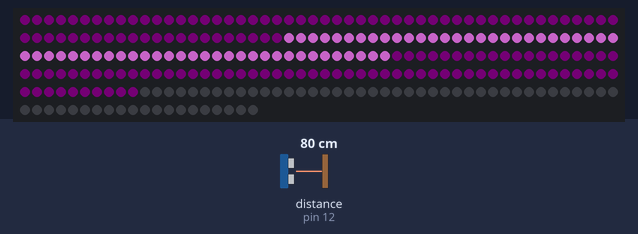
A sketch run on a simulated Arduino Uno, built with avr-gcc and run on an emulated ATmega328P. Parts: 270 RGB LEDs in strip order, left to right, continuing on the next row. Wiring (inferred from the names in the program): ultrasonic range finder: trigger pin 13; echo pin 12. Inputs (shaded band) come from the test bench; at power-on: distance to the obstacle (sensor on pin 12) 80 cm. The echo pulse lasts 58.3 µs per cm; dim RGB values are drawn brighter than linear.

Above: at 4.4 s.
4.5 s: distance to the obstacle (sensor on pin 12) set to 197 cm
At 5.56 s:
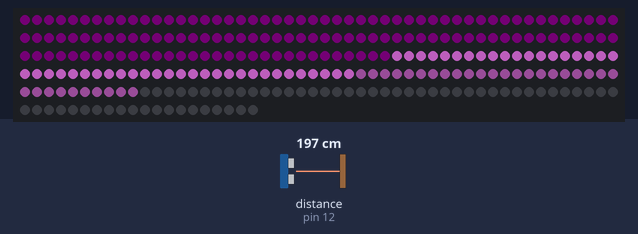
8.4 s: distance to the obstacle (sensor on pin 12) set to 206 cm
At 12.2 s:
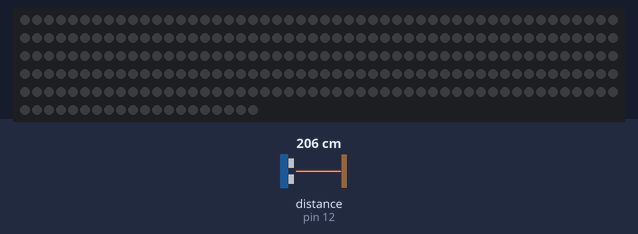
Timing chart, 0 to 13.7 s (numbered marks = the images above; inputs shaded):
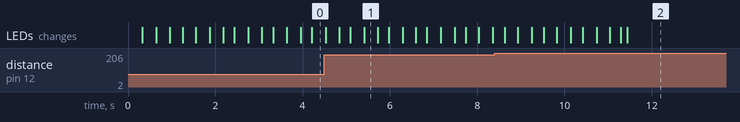

Measured:
- the behaviour switches between 200 and 201 cm on distance to the obstacle (sensor on pin 12) (found by bisection; images 1 and 2)

The sketch:

bean_V1.ino
```cpp
// # Editor    :Jiang from DFRobot, Jordan Lyn
// # Data      :18.09.2012

// # Product name:ultrasonic scanner
// # Product SKU:SEN0001
// # Version :  0.2

// # Description:
// # The Sketch for scanning 180 degree area 4-500cm detecting range

// # Connection:
// #       Pin 1 VCC (URM V3.2) -> VCC (Arduino)
// #       Pin 2 GND (URM V3.2) -> GND (Arduino)
// #       Pin 4 PWM (URM V3.2) -> Pin 3 (Arduino)
// #       Pin 6 COMP/TRIG (URM V3.2) -> Pin 5 (Arduino)
// #
//int URPWM = 3; // PWM Output 0－25000US，Every 50US represent 1cm
//int URTRIG=5; // PWM trigger pin


#define trigPin 13
#define echoPin 12
#define led 11
#define led2 10

//int distance=0;
boolean checker= 1;
boolean checker2 =1;

long duration, distance;

//unsigned int Distance=0;
//unsigned int Distance2=0;
//uint8_t EnPwmCmd[4]={0x44,0x02,0xbb,0x01};    // distance measure command


#include <Adafruit_NeoPixel.h>
#ifdef __AVR__
#include <avr/power.h>
#endif

#define PIN 6

Adafruit_NeoPixel strip = Adafruit_NeoPixel(270, PIN, NEO_GRB + NEO_KHZ800);
int stripDim[] = {0, 72, 131, 178, 210};

//int step1FirstPixel=0; //a1
//int step1EndPixel=5;//a2
//int step2FirstPixel=5;//b1
//int step2EndPixel=17;//b2
//int step3FirstPixel=17;//c1
//int step3EndPixel=32;//c2


void setup()
{                                 // Serial initialization
  Serial.begin(9600);                         // Sets the baud rate to 9600
  //PWM_Mode_Setup();

  pinMode(trigPin, OUTPUT);
  pinMode(echoPin, INPUT);

  strip.begin();
  strip.show(); // Initialize all pixels to 'off'
  //brighten(e1,e2);
  delay(50);
}

void loop()
{
//PWM_Mode();
//delay(20);
calcDis();
int brightenCount=0;
  while(checker){
    int stripArraySize = sizeof(stripDim) / sizeof(int);
    if (brightenCount==0){
      brighten(stripDim[stripArraySize - 2], stripDim[stripArraySize - 1]);
    }
    /*bothdim(a1,a2,b1, b2);
    delay(50);
    bothdim(b1,b2,c1,c2);
    delay(50);
    bothdim(c1,c2,d1,d2);
    delay(50);
    bothdim(d1,d2,e1,e2);
    delay(50);
    bothdim(e1,e2,d1,d2);
    delay(50);
    bothdim(d1,d2,c1,c2);
    delay(50);
    bothdim(c1,c2,b1,b2);
    delay(50);
    bothdim(b1,b2,a1,a2);
    delay(50);*/
    for (int i = stripArraySize - 1; i >= 2; i--) {
      bothdim(stripDim[i - 1], stripDim[i], stripDim[i - 2], stripDim[i - 1]);
      delay(100);
    }

    for (int i = 0; i < stripArraySize - 2; i++) {
      bothdim(stripDim[i], stripDim[i + 1], stripDim[i + 1], stripDim[i + 2]);
      delay(100);
    }

    brightenCount++;
  }

  colorWipe(strip.Color(0, 0, 0), 20);

}
//PWM mode setup function
// 0 to 255
void brighten(int stripStart, int stripEnd ) {
  uint16_t i, j;

  for (j = 0; j < 100; j=j+3) {
    for (i = stripStart; i < stripEnd; i++) {
      strip.setPixelColor(i, j, j/2, j);
    }
    strip.show();
    delay(10);
  }
  //delay(1500);
}

// 255 to 0
void darken(int stripStart, int stripEnd ) {
  Serial.begin(9600);
  uint16_t i, j;

  for (j = 50; j > 0; j--) {
    for (i = stripStart; i < stripEnd; i++) {
      strip.setPixelColor(i, j, j, j);
    }
    strip.show();
    delay(10);
    Serial.println(j);
  }
  delay(1500);
}

void bothdim(int strip1Start, int strip1End, int strip2Start, int strip2End){

  uint16_t i, j,i2,j2;
  for (j = 0, j2=100; j < 100; j=j+3, j2=j2-3) {
    for (i = strip1Start, i2 =strip2Start; (i < strip1End)||(i2<strip2End); i++,i2++) {

      if(i>=strip1End){
        i=strip1End-1;
      }
      if(i2>=strip2End){
        i2=strip2End-1;
      }
      strip.setPixelColor(i, j2, j2 / 2, j2);
      strip.setPixelColor(i2,j, j / 2, j);
    }
    strip.show();
    delay(10);
  }
  //PWM_Mode();//NEWWW
  calcDis();
}


void theaterChase(uint32_t c, uint8_t wait) {
  for (int j=0; j<10; j++) {  //do 10 cycles of chasing
    for (int q=0; q < 3; q++) {
      for (uint16_t i=0; i < strip.numPixels(); i=i+3) {
        strip.setPixelColor(i+q, c);    //turn every third pixel on
      }
      strip.show();

      delay(wait);

      for (uint16_t i=0; i < strip.numPixels(); i=i+3) {
        strip.setPixelColor(i+q, 0);        //turn every third pixel off
      }
    }
  }
}

void rainbowCycle(uint8_t wait) {
  uint16_t i, j;

  for(j=0; j<256*5; j++) { // 5 cycles of all colors on wheel
    for(i=0; i< strip.numPixels(); i++) {
      strip.setPixelColor(i, Wheel(((i * 256 / strip.numPixels()) + j) & 255));
    }
    strip.show();
    delay(wait);
  }
}

uint32_t Wheel(byte WheelPos) {
  WheelPos = 255 - WheelPos;
  if(WheelPos < 85) {
    return strip.Color(255 - WheelPos * 3, 0, WheelPos * 3);
  }
  if(WheelPos < 170) {
    WheelPos -= 85;
    return strip.Color(0, WheelPos * 3, 255 - WheelPos * 3);
  }
  WheelPos -= 170;
  return strip.Color(WheelPos * 3, 255 - WheelPos * 3, 0);
}

      void colorWipe(uint32_t c, uint8_t wait) {

  for(uint16_t i=0; i<strip.numPixels(); i++) {
    strip.setPixelColor(i, c);

    //delay(wait);
  }
  strip.show();
}


void calcDis(){

  digitalWrite(trigPin, LOW);  // Added this line
  delayMicroseconds(2); // Added this line
  digitalWrite(trigPin, HIGH);
  //delayMicroseconds(1000); - Removed this line
  delayMicroseconds(10); // Added this line
  digitalWrite(trigPin, LOW);

  duration = pulseIn(echoPin, HIGH);
  distance = (duration/2) / 29.1;
  //Serial.println(distance);

  if (distance > 200) {  // This is where the LED On/Off happens
    //Serial.print("NEUTRAL ");
    checker=0;
  }
  else if(7 < distance < 40) {
    //Serial.print("DETECTED ");
    checker=1;
  }
  delay(20);
}


/* void PWM_Mode_Setup()
{
  pinMode(URTRIG,OUTPUT);                     // A low pull on pin COMP/TRIG
  digitalWrite(URTRIG,HIGH);                  // Set to HIGH

  pinMode(URPWM, INPUT);                      // Sending Enable PWM mode command

  for(int i=0;i<4;i++)
  {
      Serial.write(EnPwmCmd[i]);
  }
}

/*
void PWM_Mode()
{                              // a low pull on pin COMP/TRIG  triggering a sensor reading
    digitalWrite(URTRIG, LOW);
    digitalWrite(URTRIG, HIGH);               // reading Pin PWM will output pulses

    unsigned long DistanceMeasured=pulseIn(URPWM,LOW);


    if(DistanceMeasured>=10200)
    {              // the reading is invalid.
      Serial.println("Invalid");
      checker=0;
    }
    else
    {
      Distance2=DistanceMeasured;
      Distance=DistanceMeasured/50;           // every 50us low level stands for 1cm
      distance=int(Distance);
      Serial.print("Distance=");
      Serial.print(distance);
      Serial.println("cm");
      if (10<distance<33){
      checker=1;

    }

}}*/
```
